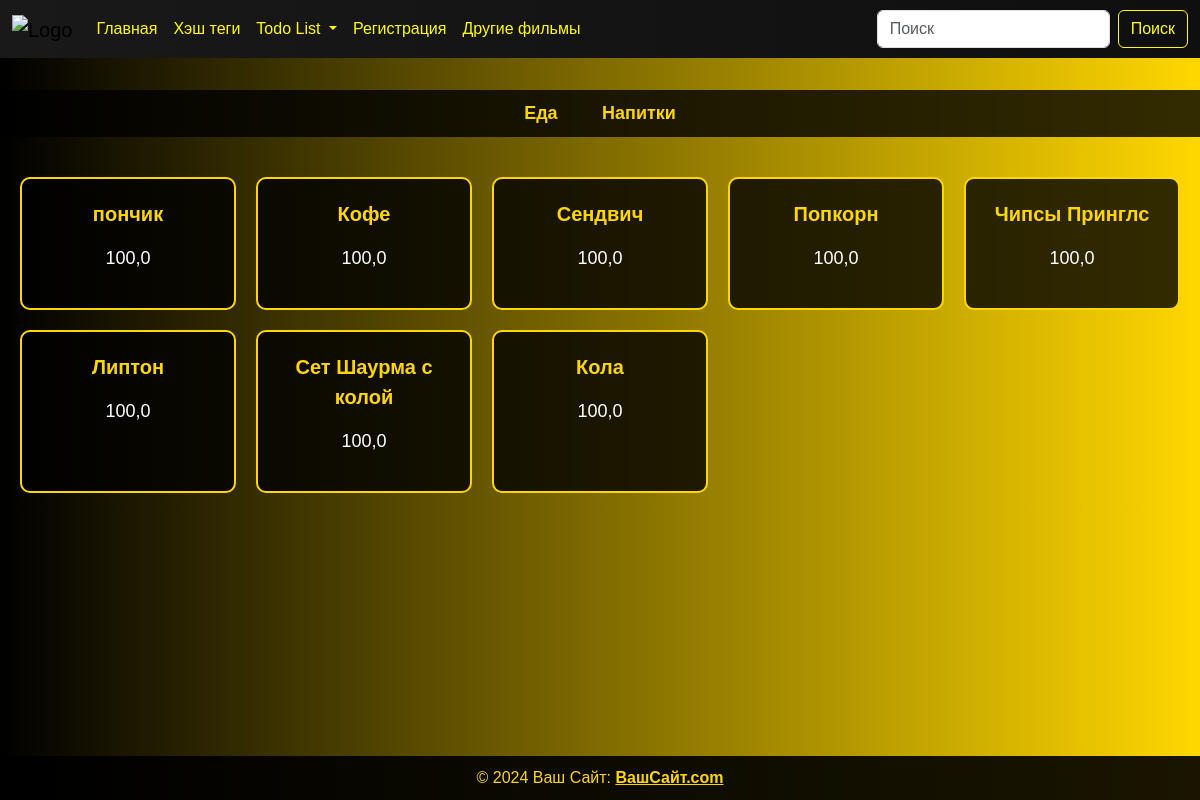
The page /all_products/ on the database its author committed.
### foods_and_drinks/models.py (models this page shows, shortened)
class Product(models.Model):
    name = models.CharField(max_length=100)
    price = models.FloatField(default=100)
    tags = models.ManyToManyField(Tag)

### foods_and_drinks/views.py (the view)
# urls.py: path('all_products/', views.all_products, name='all_products'),
def all_products(request):
    if request.method == "GET":
        products = models.Product.objects.all().order_by('-id')
        context = {'products': products}
        return render(
            request,
            template_name='tags/all_products.html',
            context=context
        )

### templates/tags/all_products.html
{% load static %}
  {% include '../components/header.html' %}
  <link rel="stylesheet" href="{% static 'main_page/tags.css' %}">
  <div class="navigation">
    <a href="{% url 'meal_products' %}" class="menu-link">Еда</a>
    <a href="{% url 'drink_products' %}" class="menu-link">Напитки</a>
  </div>
  <div class="products-container">
    {% for i in products %}
      <div class="product-card">
        <p class="product-name">{{ i.name }}</p>
        <p class="product-price">{{ i.price }}</p>
      </div>
    {% endfor %}
  </div>
  {% include '../components/footer.html' %}

### static/main_page/show_list.css (style rules this page uses)
body { display: flex; flex-direction: column; min-height: 100vh; padding-top: 70px; background: url("https://i.pinimg.com/736x/e3/7d/a9/e37da92d1e32051af32a81a8950733f3.jpg"); background-repeat: no-repeat; background-size: cover; background-position: center; }

### static/main_page/tags.css (style rules this page uses)
body { margin: 0; font-family: Arial, sans-serif; background: linear-gradient(to right, black, #ffd700); color: #ffd700; }
.navigation { text-align: center; margin: 20px 0; padding: 10px; background-color: rgba(0, 0, 0, 0.8); }
.navigation .menu-link { margin: 0 20px; text-decoration: none; color: #ffd700; font-weight: bold; font-size: 18px; transition: color 0.3s, text-shadow 0.3s; }
.products-container { display: grid; grid-template-columns: repeat(auto-fit, minmax(200px, 1fr)); gap: 20px; padding: 20px; }
.product-card { background-color: rgba(0, 0, 0, 0.8); border: 2px solid #ffd700; border-radius: 10px; padding: 20px; text-align: center; }
.product-name { font-size: 20px; font-weight: bold; }
.product-price { font-size: 18px; color: #fff; }

### rows shown on the page
Product: name "пончик", price "100,0"
Product: name "Кофе", price "100,0"
Product: name "Сендвич", price "100,0"
Product: name "Попкорн", price "100,0"
Product: name "Чипсы Принглс", price "100,0"
Product: name "Липтон", price "100,0"
Product: name "Сет Шаурма с колой", price "100,0"
Product: name "Кола", price "100,0"
